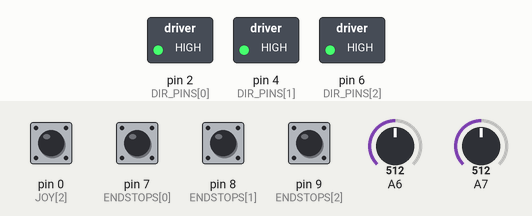
This sketch was run on a simulated Arduino Mega 2560, built with avr-gcc and run on an emulated ATmega2560. On the bench: switched loads named in the sketch (green lamp = pin HIGH). The test bench sets the inputs (shaded band); at power-on: pin 0 (JOY[2]), pin 7 (ENDSTOPS[0]), pin 8 (ENDSTOPS[1]), pin 9 (ENDSTOPS[2]) HIGH, A6 = 512, A7 = 512. Pins used as bus, display or sensor lines are not drawn.

Above: at 1.2 s.
1.3 s: pin 0 (JOY[2]) pulled LOW for 0.15 s
At 1.4 s:
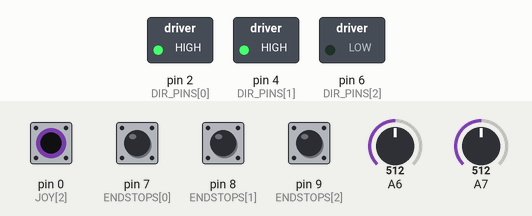
2.9 s: pin 0 (JOY[2]) pulled LOW for 3.2 s
At 6.8 s:
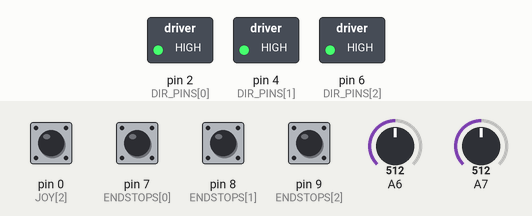
Timing chart, 0 to 8.3 s (numbered marks = the images above; inputs shaded):
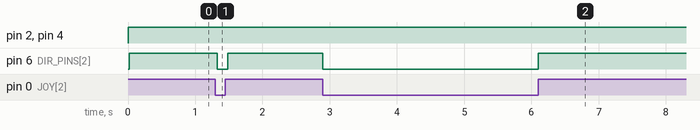

Measured:
- after the input at 1.3 s, pin 6 (DIR_PINS[2]): HIGH → LOW at once, → HIGH 0.15 s later
- after the input at 2.9 s, pin 6 (DIR_PINS[2]): HIGH → LOW at once, → HIGH 3.2 s later

The sketch:

main.ino
```cpp
/**
  * @author Tyler
  *
  * This is a single-file program for running the 3-Axis Motion System.
  *
  * The 3-Axis Motion System was originally a school project of mine, which I
  * decided to completely refactor to make it more workable and to use some
  * of my newer experience and skills in microcontrollers and C++.
  *
  * The output of the program is directed toward 3 NEMA-17 stepper motors, driven by
  * TB6600 stepper driver motors, and the input of the program is pulled from a simple joystick.
  * The movement of the joystick controls the X- and Y-axes, while the button on it controls
  * whether the Z-axis moves up or down.
  *
  * In addition to this, the endstops are reed switches, which will go HIGH if a
  * magnet comes close to them.  Magnets will be affixed to the sliders on each axis,
  * which will give the motion system the ability to find the (0, 0, 0) coordinate
  * of the system.
  *
  * All global definitions are done up front, including all pins, as well as a handful
  * of constants and a global variable storing the coordinates of the system. The setup()
  * and loop() functions follow, defining pinouts in the setup() function. The functions called
  * by the setup() and loop() functions come after, until the end of the program
  */


/*
 * x, y, and z axes represented as integers for extra readability
 *
 * { x: 0, y: 1, z: 2 }
 */
#define x 0
#define y 1
#define z 2


/*
 * Pin Setup for the control joystick (JOY), step and direction pins for each stepper motor (STEP_PINS
 * and DIR_PINS), and reed switch endstops (ENDSTOPS)
 */
const int JOY[3] = { 38, 39, 0 };     // pins 38 and 39 on the Teensy++ 2.0 are analog pins
const int PUL_PINS[3] = { 1, 3, 5 };
const int DIR_PINS[3] = { 2, 4, 6 };
const int ENDSTOPS[3] = { 7, 8, 9 };


/*
 * Global variable to keep current coordinates (defined in the home_axes() function,
 * which is called in the setup() function).  Constant values also defined for the maximum
 * number of steps for each axis in MAX.
 */
int coordinates[3];
const int MAX[3] = { 382, 382, 382 };


/*
 * Setup Function
 *
 * Defines pin modes for each digital pin except for the ones already defined in the
 * stepper motor definitions above. Also sets the speed of each stepper motor and homes
 * each axis to 0.
 */
void setup() {
    pinMode( PUL_PINS[0], OUTPUT );
    pinMode( PUL_PINS[1], OUTPUT );
    pinMode( PUL_PINS[2], OUTPUT );

    pinMode( DIR_PINS[0], OUTPUT );
    pinMode( DIR_PINS[1], OUTPUT );
    pinMode( DIR_PINS[2], OUTPUT );

    pinMode( ENDSTOPS[0], INPUT_PULLUP );
    pinMode( ENDSTOPS[1], INPUT_PULLUP );
    pinMode( ENDSTOPS[2], INPUT_PULLUP );

    pinMode( JOY[2], INPUT_PULLUP );

    home_axes();
    coordinates[0] = 0;
    coordinates[1] = 0;
    coordinates[2] = 0;
}


/*
 * Loop Function
 *
 * Handles movement for each axis repeatedly on loop, using the handle() function
 */
void loop() {
    handle( x ); // handles movement in x direction
    handle( y ); // handles movement in y direction
    handle( z ); // handles movement in z direction
}


/*
 * Homes each axis to 0, using the reed switch endstops
 */
void home_axes(){
    while( digitalRead( ENDSTOPS[x] ) == 0 ||
        digitalRead( ENDSTOPS[y] ) == 0 ||
        digitalRead( ENDSTOPS[z] ) == 0 ){

        if( digitalRead( ENDSTOPS[x] ) == 0 ){
             step_motor( x, -1 );
        }
        if( digitalRead( ENDSTOPS[y] ) == 0 ){
            step_motor( y, -1 );
        }
        if( digitalRead( ENDSTOPS[z] ) == 0 ){
            step_motor( z, -1 );
        }
    }
}


/*
 * Returns a value depending on if the proposed move is valid within the coordinate system
 */
int validate( int axis, int value ){
    if ( coordinates[axis] + value > MAX[axis] ){
        return MAX[axis] - coordinates[axis];
    }
    if ( coordinates[axis] + value < 0 ) {
        return -coordinates[axis];
    }
    return value;
}


/*
 * Handle function for each axis (x: 0, y: 1, z: 2)
 *
 * X and Y give a number between 0 and 5 steps depending on how far the joystick was pushed,
 * which gets a validation check from the validate() function
 *
 * Z gets either 5 or -5 steps depending on if the joystick button is pressed or not. Also gets checked
 * by the validate() function
 */
void handle( int axis ){
    int dir;
    switch( axis ){
      case x:
        	dir = analogRead( JOY[x] );
  	      step_motor( x, validate( x, dir/100 ) );
          break;
      case y:
          dir = analogRead( JOY[y] );
  	      step_motor( y, validate( y, dir/100 ) );
          break;
      case z:
          dir = digitalRead( JOY[z] );
  	      if ( dir == 0 ){
  	    	    step_motor( z, validate( z, -5 ) );
  	      }
  	      else {
  	    	    step_motor( z, validate( z, 5 ) );
  	      }
          break;
    }
}


/*
 * Function controlling the stepping of motors.
 *
 * Relays instructions to the step and direction
 * pins of the targeted stepper motors. The direction
 * is defined by whether the number of steps given
 * to the function is positive or negative.
 *
 * The motor will receive a step signal every 2 milliseconds,
 * as time is delayed for 1000 microseconds between switching
 * the pin on and off
 */
void step_motor( int axis, int steps ){
    coordinates[axis] += steps;
    if ( steps > 0 ) {
        digitalWrite( DIR_PINS[axis], HIGH );
    }
    if ( steps < 0 ) {
        digitalWrite( DIR_PINS[axis], LOW );
        steps = -steps;
    }

    for ( int i=0; i<steps; i++ ) {
        digitalWrite( PUL_PINS[axis], HIGH );
        delayMicroseconds( 1000 );
        digitalWrite( PUL_PINS[axis], LOW );
        delayMicroseconds( 1000 );
    }
}
```
